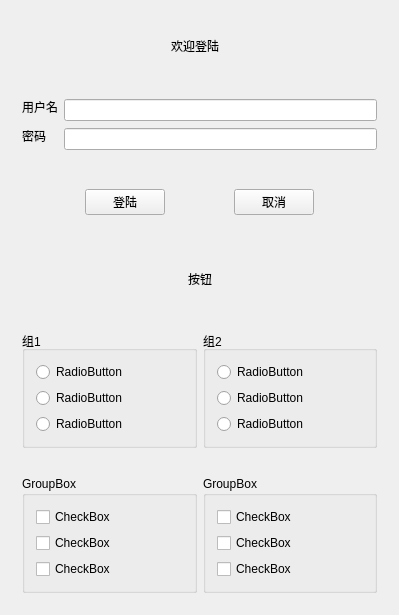
<?xml version="1.0" encoding="UTF-8"?>
<ui version="4.0">
 <class>Widget</class>
 <widget class="QWidget" name="Widget">
  <property name="geometry">
   <rect>
    <x>0</x>
    <y>0</y>
    <width>399</width>
    <height>615</height>
   </rect>
  </property>
  <property name="windowTitle">
   <string>Widget</string>
  </property>
  <layout class="QVBoxLayout" name="verticalLayout">
   <item>
    <widget class="QWidget" name="widget_4" native="true">
     <layout class="QHBoxLayout" name="horizontalLayout_4">
      <item>
       <spacer name="horizontalSpacer_2">
        <property name="orientation">
         <enum>Qt::Horizontal</enum>
        </property>
        <property name="sizeHint" stdset="0">
         <size>
          <width>40</width>
          <height>20</height>
         </size>
        </property>
       </spacer>
      </item>
      <item>
       <widget class="QLabel" name="label">
        <property name="text">
         <string>欢迎登陆</string>
        </property>
       </widget>
      </item>
      <item>
       <spacer name="horizontalSpacer">
        <property name="orientation">
         <enum>Qt::Horizontal</enum>
        </property>
        <property name="sizeHint" stdset="0">
         <size>
          <width>158</width>
          <height>20</height>
         </size>
        </property>
       </spacer>
      </item>
     </layout>
    </widget>
   </item>
   <item>
    <widget class="QWidget" name="widget" native="true">
     <layout class="QGridLayout" name="gridLayout">
      <item row="0" column="1" rowspan="2">
       <widget class="QLineEdit" name="lineEdit"/>
      </item>
      <item row="2" column="1">
       <widget class="QLineEdit" name="lineEdit_2"/>
      </item>
      <item row="1" column="0" rowspan="2">
       <widget class="QLabel" name="label_3">
        <property name="text">
         <string>密码</string>
        </property>
       </widget>
      </item>
      <item row="0" column="0">
       <widget class="QLabel" name="label_2">
        <property name="text">
         <string>用户名</string>
        </property>
       </widget>
      </item>
     </layout>
    </widget>
   </item>
   <item>
    <widget class="QWidget" name="widget_3" native="true">
     <layout class="QHBoxLayout" name="horizontalLayout">
      <item>
       <spacer name="horizontalSpacer_4">
        <property name="orientation">
         <enum>Qt::Horizontal</enum>
        </property>
        <property name="sizeHint" stdset="0">
         <size>
          <width>40</width>
          <height>20</height>
         </size>
        </property>
       </spacer>
      </item>
      <item>
       <widget class="QPushButton" name="pushButton">
        <property name="text">
         <string>登陆</string>
        </property>
       </widget>
      </item>
      <item>
       <spacer name="horizontalSpacer_3">
        <property name="orientation">
         <enum>Qt::Horizontal</enum>
        </property>
        <property name="sizeHint" stdset="0">
         <size>
          <width>40</width>
          <height>20</height>
         </size>
        </property>
       </spacer>
      </item>
      <item>
       <widget class="QPushButton" name="pushButton_2">
        <property name="text">
         <string>取消</string>
        </property>
       </widget>
      </item>
      <item>
       <spacer name="horizontalSpacer_5">
        <property name="orientation">
         <enum>Qt::Horizontal</enum>
        </property>
        <property name="sizeHint" stdset="0">
         <size>
          <width>40</width>
          <height>20</height>
         </size>
        </property>
       </spacer>
      </item>
     </layout>
    </widget>
   </item>
   <item>
    <widget class="QWidget" name="widget_5" native="true">
     <layout class="QHBoxLayout" name="horizontalLayout_3">
      <item>
       <spacer name="horizontalSpacer_6">
        <property name="orientation">
         <enum>Qt::Horizontal</enum>
        </property>
        <property name="sizeHint" stdset="0">
         <size>
          <width>40</width>
          <height>20</height>
         </size>
        </property>
       </spacer>
      </item>
      <item>
       <widget class="QLabel" name="label_4">
        <property name="text">
         <string>按钮</string>
        </property>
       </widget>
      </item>
      <item>
       <spacer name="horizontalSpacer_7">
        <property name="orientation">
         <enum>Qt::Horizontal</enum>
        </property>
        <property name="sizeHint" stdset="0">
         <size>
          <width>40</width>
          <height>20</height>
         </size>
        </property>
       </spacer>
      </item>
     </layout>
    </widget>
   </item>
   <item>
    <widget class="QWidget" name="widget_2" native="true">
     <layout class="QHBoxLayout" name="horizontalLayout_2">
      <item>
       <widget class="QGroupBox" name="groupBox">
        <property name="title">
         <string>组1</string>
        </property>
        <layout class="QVBoxLayout" name="verticalLayout_2">
         <item>
          <widget class="QRadioButton" name="radioButton">
           <property name="text">
            <string>RadioButton</string>
           </property>
          </widget>
         </item>
         <item>
          <widget class="QRadioButton" name="radioButton_2">
           <property name="text">
            <string>RadioButton</string>
           </property>
          </widget>
         </item>
         <item>
          <widget class="QRadioButton" name="radioButton_3">
           <property name="text">
            <string>RadioButton</string>
           </property>
          </widget>
         </item>
        </layout>
       </widget>
      </item>
      <item>
       <widget class="QGroupBox" name="groupBox_2">
        <property name="title">
         <string>组2</string>
        </property>
        <layout class="QVBoxLayout" name="verticalLayout_3">
         <item>
          <widget class="QRadioButton" name="radioButton_4">
           <property name="text">
            <string>RadioButton</string>
           </property>
          </widget>
         </item>
         <item>
          <widget class="QRadioButton" name="radioButton_5">
           <property name="text">
            <string>RadioButton</string>
           </property>
          </widget>
         </item>
         <item>
          <widget class="QRadioButton" name="radioButton_6">
           <property name="text">
            <string>RadioButton</string>
           </property>
          </widget>
         </item>
        </layout>
       </widget>
      </item>
     </layout>
    </widget>
   </item>
   <item>
    <widget class="QWidget" name="widget_6" native="true">
     <layout class="QHBoxLayout" name="horizontalLayout_5">
      <item>
       <widget class="QGroupBox" name="groupBox_3">
        <property name="title">
         <string>GroupBox</string>
        </property>
        <layout class="QVBoxLayout" name="verticalLayout_4">
         <item>
          <widget class="QCheckBox" name="checkBox">
           <property name="text">
            <string>CheckBox</string>
           </property>
          </widget>
         </item>
         <item>
          <widget class="QCheckBox" name="checkBox_3">
           <property name="text">
            <string>CheckBox</string>
           </property>
          </widget>
         </item>
         <item>
          <widget class="QCheckBox" name="checkBox_2">
           <property name="text">
            <string>CheckBox</string>
           </property>
          </widget>
         </item>
        </layout>
       </widget>
      </item>
      <item>
       <widget class="QGroupBox" name="groupBox_4">
        <property name="title">
         <string>GroupBox</string>
        </property>
        <layout class="QVBoxLayout" name="verticalLayout_5">
         <item>
          <widget class="QCheckBox" name="checkBox_4">
           <property name="text">
            <string>CheckBox</string>
           </property>
          </widget>
         </item>
         <item>
          <widget class="QCheckBox" name="checkBox_6">
           <property name="text">
            <string>CheckBox</string>
           </property>
          </widget>
         </item>
         <item>
          <widget class="QCheckBox" name="checkBox_5">
           <property name="text">
            <string>CheckBox</string>
           </property>
          </widget>
         </item>
        </layout>
       </widget>
      </item>
     </layout>
    </widget>
   </item>
  </layout>
 </widget>
 <layoutdefault spacing="6" margin="11"/>
 <resources/>
 <connections/>
</ui>
